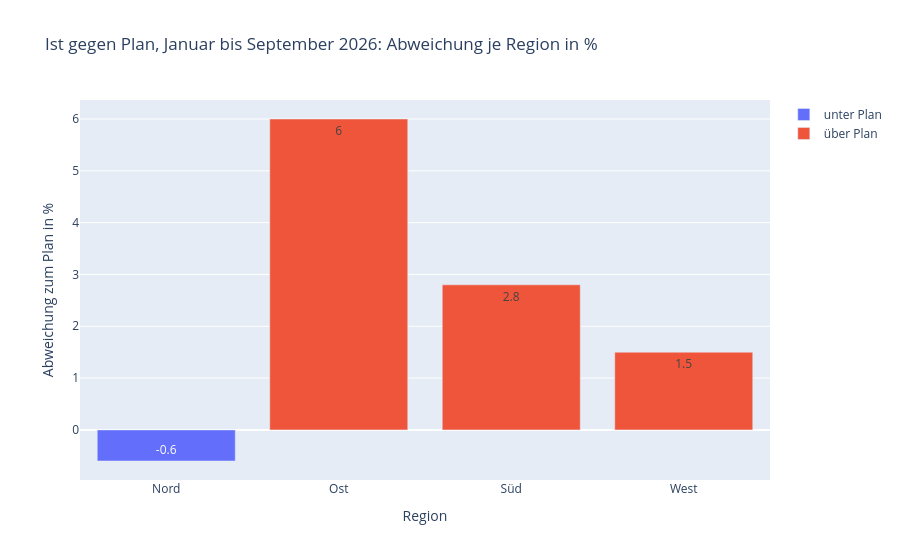

Notebook cell for this chart:
### Markdown cell above
## Erweiterung (Beispiel): Ist gegen Plan je Region

Abweichung = (Ist − Plan) / Plan, Januar bis September 2026. Ist aus `umsatz_features.csv` (Beispiel Lab 2.3), Plan aus `data/nordwind_plan_2026.csv`.

### Code cell
features = pd.read_csv("project/examples/m02-data-preparation/l03-features/umsatz_features.csv")
plan = pd.read_csv("data/nordwind_plan_2026.csv")

ist_2026 = features[features["monat"].between("2026-01", "2026-09")].groupby("region")["umsatz"].sum()
plan_2026 = plan[plan["monat"].between("2026-01", "2026-09")].groupby("region")["plan_umsatz"].sum()
abweichung = ((ist_2026 - plan_2026) / plan_2026 * 100).round(1).reset_index(name="abweichung_prozent")
abweichung["lage"] = abweichung["abweichung_prozent"].apply(lambda w: "über Plan" if w >= 0 else "unter Plan")

fig4 = px.bar(
    abweichung, x="region", y="abweichung_prozent", color="lage", text="abweichung_prozent",
    title="Ist gegen Plan, Januar bis September 2026: Abweichung je Region in %",
    labels={"region": "Region", "abweichung_prozent": "Abweichung zum Plan in %", "lage": ""},
)
fig4

### Figure 1 — Plotly figure (JSON) as saved in the notebook; plotly's stock layout.template omitted (floating-point values rounded to 4 significant figures)
{"data": [{"hovertemplate": "=unter Plan<br>Region=%{x}<br>Abweichung zum Plan in %=%{text}<extra></extra>", "legendgroup": "unter Plan", "marker": {"color": "#636efa", "pattern": {"shape": ""}}, "name": "unter Plan", "orientation": "v", "showlegend": true, "text": [-0.6], "textposition": "auto", "type": "bar", "x": ["Nord"], "xaxis": "x", "y": [-0.6], "yaxis": "y"}, {"hovertemplate": "=über Plan<br>Region=%{x}<br>Abweichung zum Plan in %=%{text}<extra></extra>", "legendgroup": "über Plan", "marker": {"color": "#EF553B", "pattern": {"shape": ""}}, "name": "über Plan", "orientation": "v", "showlegend": true, "text": [6.0, 2.8, 1.5], "textposition": "auto", "type": "bar", "x": ["Ost", "Süd", "West"], "xaxis": "x", "y": [6.0, 2.8, 1.5], "yaxis": "y"}], "layout": {"barmode": "relative", "legend": {"title": {"text": ""}, "tracegroupgap": 0}, "title": {"text": "Ist gegen Plan, Januar bis September 2026: Abweichung je Region in %"}, "xaxis": {"anchor": "y", "domain": [0.0, 1.0], "title": {"text": "Region"}}, "yaxis": {"anchor": "x", "domain": [0.0, 1.0], "title": {"text": "Abweichung zum Plan in %"}}}}
